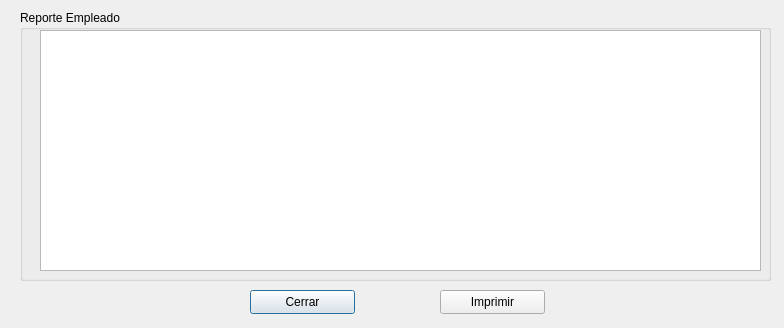
<?xml version="1.0" encoding="UTF-8"?>
<ui version="4.0">
 <class>rempleado</class>
 <widget class="QDialog" name="rempleado">
  <property name="geometry">
   <rect>
    <x>0</x>
    <y>0</y>
    <width>784</width>
    <height>328</height>
   </rect>
  </property>
  <property name="windowTitle">
   <string>Reporte de Empleado</string>
  </property>
  <widget class="QPushButton" name="cerrar">
   <property name="geometry">
    <rect>
     <x>250</x>
     <y>290</y>
     <width>105</width>
     <height>24</height>
    </rect>
   </property>
   <property name="text">
    <string>Cerrar</string>
   </property>
   <property name="icon">
    <iconset resource="pandasoft.qrc">
     <normaloff>:/images/dialog-close.png</normaloff>:/images/dialog-close.png</iconset>
   </property>
  </widget>
  <widget class="QPushButton" name="print">
   <property name="geometry">
    <rect>
     <x>440</x>
     <y>290</y>
     <width>105</width>
     <height>24</height>
    </rect>
   </property>
   <property name="text">
    <string>Imprimir</string>
   </property>
   <property name="icon">
    <iconset resource="pandasoft.qrc">
     <normaloff>:/images/document-print-preview.png</normaloff>:/images/document-print-preview.png</iconset>
   </property>
  </widget>
  <widget class="QGroupBox" name="groupBox">
   <property name="geometry">
    <rect>
     <x>20</x>
     <y>10</y>
     <width>751</width>
     <height>271</height>
    </rect>
   </property>
   <property name="title">
    <string>Reporte Empleado</string>
   </property>
   <widget class="QTableView" name="lista">
    <property name="geometry">
     <rect>
      <x>20</x>
      <y>20</y>
      <width>721</width>
      <height>241</height>
     </rect>
    </property>
   </widget>
  </widget>
  <widget class="QPushButton" name="cerrar_2">
   <property name="geometry">
    <rect>
     <x>320</x>
     <y>460</y>
     <width>105</width>
     <height>24</height>
    </rect>
   </property>
   <property name="text">
    <string>Cerrar</string>
   </property>
   <property name="icon">
    <iconset resource="pandasoft.qrc">
     <normaloff>:/images/dialog-close.png</normaloff>:/images/dialog-close.png</iconset>
   </property>
  </widget>
  <widget class="QPushButton" name="print_2">
   <property name="geometry">
    <rect>
     <x>470</x>
     <y>460</y>
     <width>105</width>
     <height>24</height>
    </rect>
   </property>
   <property name="text">
    <string>Imprimir</string>
   </property>
   <property name="icon">
    <iconset resource="pandasoft.qrc">
     <normaloff>:/images/document-print-preview.png</normaloff>:/images/document-print-preview.png</iconset>
   </property>
  </widget>
 </widget>
 <tabstops>
  <tabstop>lista</tabstop>
  <tabstop>cerrar</tabstop>
  <tabstop>print</tabstop>
  <tabstop>print_2</tabstop>
  <tabstop>cerrar_2</tabstop>
 </tabstops>
 <resources>
  <include location="pandasoft.qrc"/>
 </resources>
 <connections>
  <connection>
   <sender>cerrar</sender>
   <signal>clicked()</signal>
   <receiver>rempleado</receiver>
   <slot>reject()</slot>
   <hints>
    <hint type="sourcelabel">
     <x>157</x>
     <y>305</y>
    </hint>
    <hint type="destinationlabel">
     <x>56</x>
     <y>303</y>
    </hint>
   </hints>
  </connection>
 </connections>
</ui>
